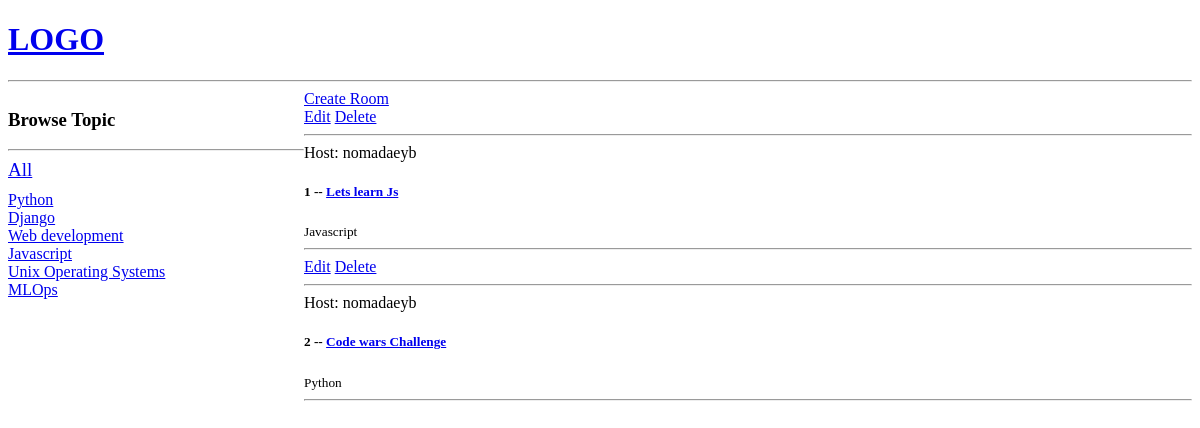
Before: / with the older database file.
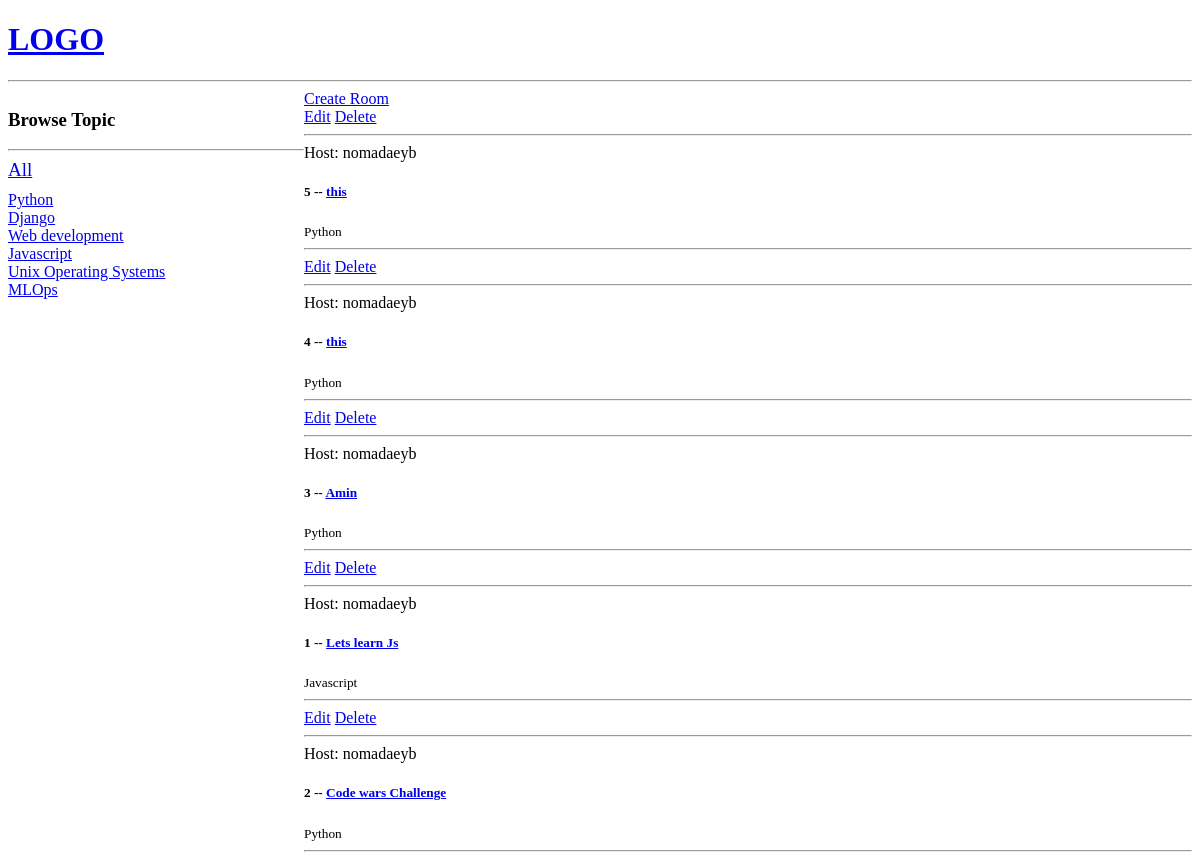
After: the same page with the newer database file.
### base/models.py (models this page shows, shortened)
class Topic(models.Model):
    name = models.CharField(max_length=200)
    def __str__(self):
        return self.name

class Room(models.Model):
    host = models.ForeignKey(User,on_delete=models.SET_NULL,null=True)
    topic = models.ForeignKey(Topic,on_delete=models.SET_NULL,null=True)
    name= models.CharField(max_length=200,null=True,blank=True)
    description = models.TextField(null=True,blank=True)
    updated = models.DateTimeField(auto_now=True)
    created = models.DateTimeField(auto_now_add=True)
    class Meta:
        ordering = ["-updated","-created"]

### base/views.py (the view)
# urls.py: path("",views.home,name="home"),
def home(request):
    q = request.GET.get('q') if request.GET.get('q') != None else ''
    rooms = Room.objects.filter(topic__name__icontains=q) if q else Room.objects.all()
    topic = Topic.objects.all()
    context = {"rooms":rooms,"topics":topic}
    return render(request,"base/home.html",context)

### base/templates/base/home.html (shortened to what this page needs)
{% extends 'main.html' %}
{% block content %}
<div class="home-container">
    <div>
        <h3>Browse Topic</h3>
        <hr>
        <div class="topic-all">
            <a href="{% url "home"  %}">All</a>
        </div>
        {% for topic in topics %}
        <div>
            <a href="{% url "home"  %}?q={{topic.name}}">{{ topic }}</a>
        </div>
        {% endfor%}
    </div>
    <div>
              <a href="{% url 'create-room' %}">Create Room</a>
    <div>
        {% for room in rooms  %}
        <div>
            <a href="{% url "update-room" room.id  %}">Edit</a>
            <a href="{% url "delete-room" room.id  %}">Delete</a>
            <hr></hr>
            <span>Host: {{room.host.username}}</span>
            <h5>{{room.id}} -- <a href="{% url "room" room.id %}"> {{ room.name }}</a></h5>
            <small>{{room.topic.name}}</small>
            <hr></hr>
        </div>
        {% endfor %}
    </div>
    </div>
</div>
{% endblock %}

### templates/main.html (shortened to what this page needs)
<!DOCTYPE html>
<html>
    <head>
    </head>
    <body>
        {% include "navbar.html" %}
        {% block content   %}
        {% endblock %}
    </body>
</html>

### templates/navbar.html
<a href="/">
    <h1>LOGO</h1>
</a>
<hr>

### base/templates/base/home.html (style rules this page uses)
.home-container { display: grid; grid-template-columns: 2fr 6fr; }
.topic-all { font-size: 19px; margin-bottom: 10px; }

Changed rows visible on the page:
added Room: host.username "nomadaeyb", id "5", name "this", topic.name "Python"
added Room: host.username "nomadaeyb", id "4", name "this", topic.name "Python"
added Room: host.username "nomadaeyb", id "3", name "Amin", topic.name "Python"
